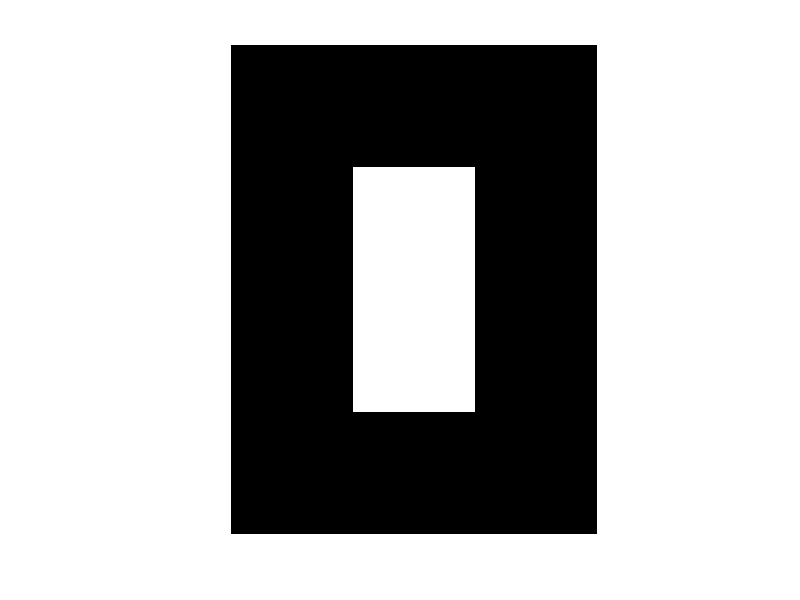

Reproduce this figure in MATLAB.
matrix = [1,1,1;1,0,1;1,0,1;1,1,1];
length(matrix(:,1))
outputImage = ones(3,3)
matrix = ones() - matrix;
imshow(matrix)

